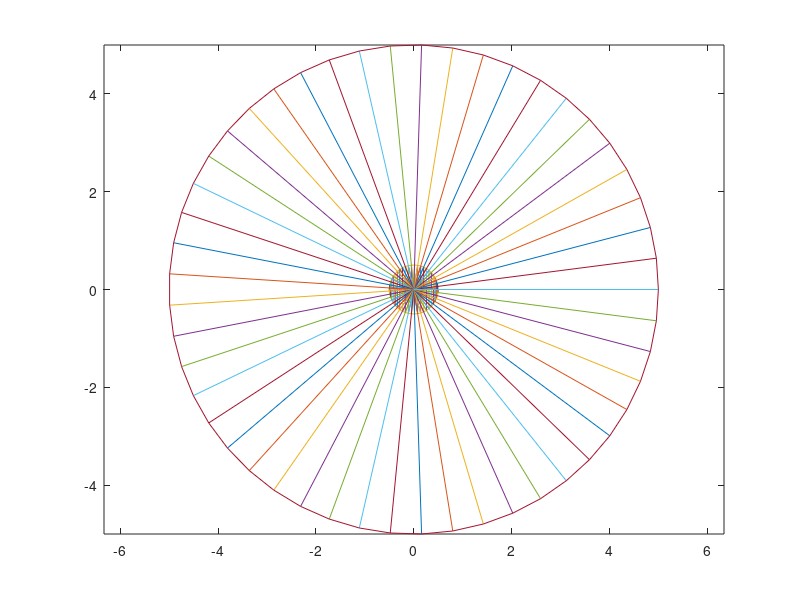
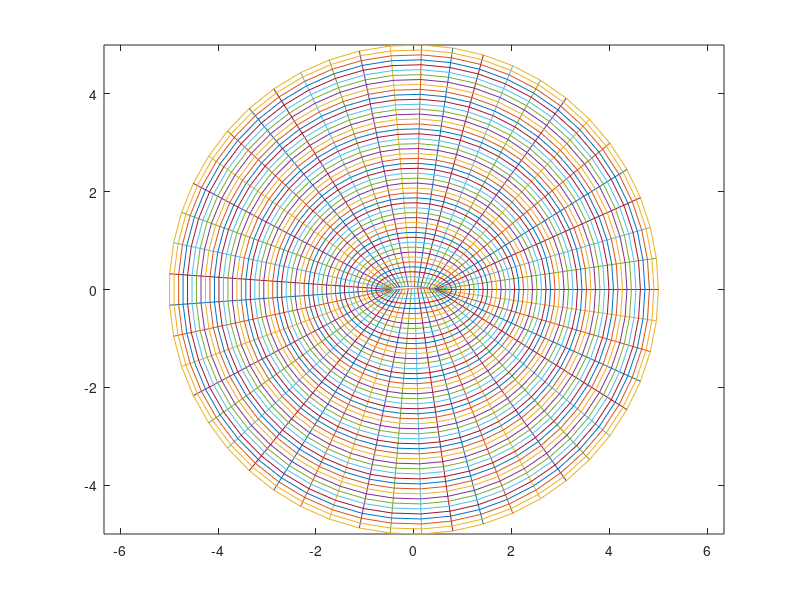

Reproduce these figures in MATLAB, in order.
% O grid of airfoil using transformations
% Project made by Ahmed Mohamed Hassan Abdulrahman

clc
clearvars
close all

%% Initialization (Inputs)

% The Free Stream Velocity

Vinf=100;

% Choose the maximum mesh size:

i_max=50; j_max=50;

% Enter the Joukowski Airfoil Parameters

c=1;            % Chord
C_max_c=0.04;     % Maximum Camber/Chord Percentage
t_max_c=0.05;     % Maximum Thickness/Chord Percentage
AoA=4*pi/180;          % Angle of Attack of flow Percentage

% Drawing Parameters

airfoil_points=500;     % Number of points on the airfoil; More points = Better accuracy
R=5*c;                  % Far field radius assumption

% The Transformation Parameters

eta1_max=1;     eta1_min=0;
eta2_max=1;     eta2_min=0;

%% Generating Airfoil Coordinates

% Joukowski airfoil parameters calculations

b=c/4;                  
r=2*b;                  % Radius of the circle
e=t_max_c/1.3;          
beta=2*C_max_c;
a=b*(1+e)/cos(beta);

% x coordinates of the points on the upper and lower surfaces of the airfoil:
x_airfoil_coord=linspace(-r,r,airfoil_points);

% y coordinates equation on the upper surface of the airfoil:
y_upper= @(x) 2*b*e*(1-x/2/b).*(sqrt(1-(x/2/b).^2))+2*b*beta*(1-(x/2/b).^2);
% y coordinates equation on the lower surface of the airfoil:
y_lower= @(x) 2*b*e*(1-x/2/b).*(-sqrt(1-(x/2/b).^2))+2*b*beta*(1-(x/2/b).^2);

airfoil_plot=plot(x_airfoil_coord,y_upper(x_airfoil_coord),x_airfoil_coord,y_lower(x_airfoil_coord));
hold on

%% Generating Circle around airfoil

 % We must divide the circumference of the circle by the number of
 % solving points (in i)
Delta_theta=2*pi/(i_max-1);
 % to plot a circle we need points in x and y, this can be
 % achieved by using x=r*cos(theta) and y=r*sin(theta)

x_circle_plot=zeros(1,i_max);
y_circle_plot=zeros(1,i_max);

for i=1:i_max
    x_circle_plot(i)=r*cos(Delta_theta*(i-1));  % x coordinates of circle
    y_circle_plot(i)=r*sin(Delta_theta*(i-1));  % y coordinates of circle
end

 % Plotting the plain circle
plot(x_circle_plot,y_circle_plot)

hold on

%% Plotting i_max lines from the center to the circle of the airfoil

for i=1:i_max
    plot([0 x_circle_plot(i)],[0 y_circle_plot(i)])
end
hold on
axis equal

%% Projecting the intersection points

airfoil_proj=zeros(1,i_max);

for i=1:i_max
    if i<=i_max/2
        airfoil_proj(i)=y_upper(r*cos(Delta_theta*(i-1)));  % Projected coordinate
        plot([x_circle_plot(i) x_circle_plot(i)],[y_circle_plot(i) airfoil_proj(i)])
    elseif i>=i_max/2
        airfoil_proj(i)=y_lower(r*cos(Delta_theta*(i-1)));  % Projected coordinate
        plot([x_circle_plot(i) x_circle_plot(i)],[y_circle_plot(i) airfoil_proj(i)])
    end
end

%% Plotting Far field and its lines

x_circleR_plot=zeros(1,i_max);
y_circleR_plot=zeros(1,i_max);

for i=1:i_max
    x_circleR_plot(i)=R*cos(Delta_theta*(i-1));  % x coordinates of farfield circle
    y_circleR_plot(i)=R*sin(Delta_theta*(i-1));  % y coordinates of farfield circle

    plot([0 x_circleR_plot(i)],[0 y_circleR_plot(i)])
end

 % Plotting the far field circle
plot(x_circleR_plot,y_circleR_plot)

%% Discretizing the Domain

% Discretizing the domain in delta x and delta y
Delta_x=(x_circleR_plot-x_circle_plot)/(j_max-1);   % The discretized change in the x direction
Delta_y=(y_circleR_plot-airfoil_proj)/(j_max-1);    % The discretized change in the y direction

%% Plotting the whole discretized domain

figure(2)
plot(x_airfoil_coord,y_upper(x_airfoil_coord),x_airfoil_coord,y_lower(x_airfoil_coord))
hold on
axis equal

plot(x_circleR_plot,y_circleR_plot)
for i=1:i_max
    plot([x_circle_plot(i) x_circleR_plot(i)],[airfoil_proj(i) y_circleR_plot(i)])
end

% initialiazing variables used in plotting
x_coords=zeros(j_max,i_max);
y_coords=zeros(j_max,i_max);

% Setting the coordinates of the airfoil and the farfield into the
% variables

x_coords(1,:)=x_circle_plot;
y_coords(1,:)=airfoil_proj;
x_coords(j_max,:)=x_circleR_plot;
y_coords(j_max,:)=y_circleR_plot;

% plotting the lines

for j=2:j_max-1
    for i=1:i_max
        x_coords(j,i)=x_circle_plot(i)+Delta_x(i)*(j-1);
        y_coords(j,i)=airfoil_proj(i)+Delta_y(i)*(j-1);
    end
    plot(x_coords(j,:),y_coords(j,:))
end

%% Transforming into the computational domain

Delta_eta1=(eta1_max-eta1_min)/(i_max-1);
Delta_eta2=(eta2_max-eta2_min)/(j_max-1);

% initializing the eta domain

eta1_coords=zeros(j_max,i_max);
eta2_coords=zeros(j_max,i_max);

% Getting the eta1 and eta2 coordinates

for j=1:j_max
    for i=1:i_max
        eta1_coords(j,i)=Delta_eta1*(i-1);
        eta2_coords(j,i)=Delta_eta2*(j-1);
    end
end

% Calculating computational domain derivatives

% Initialization
x_eta1=zeros(j_max,i_max); y_eta1=zeros(j_max,i_max);
x_eta2=zeros(j_max,i_max); y_eta2=zeros(j_max,i_max);

x_eta1(:,1)=(-1*x_coords(:,i_max-1)+x_coords(:,2))./(2*Delta_eta1);
x_eta2(1,:)=(-3*x_coords(1,:)+4*x_coords(2,:)-x_coords(3,:))./(2*Delta_eta2);
y_eta1(:,1)=(-1*y_coords(:,i_max-1)+y_coords(:,2))./(2*Delta_eta1);
y_eta2(1,:)=(-3*y_coords(1,:)+4*y_coords(2,:)-y_coords(3,:))./(2*Delta_eta2);

x_eta1(:,i_max)=(-1*x_coords(:,i_max-1)+x_coords(:,2))./(2*Delta_eta1);
x_eta2(j_max,:)=(3*x_coords(j_max,:)-4*x_coords(j_max-1,:)+x_coords(j_max-2,:))./(2*Delta_eta2);
y_eta1(:,i_max)=(-1*y_coords(:,i_max-1)+y_coords(:,2))./(2*Delta_eta1);
y_eta2(j_max,:)=(3*y_coords(j_max,:)-4*y_coords(j_max-1,:)+y_coords(j_max-2,:))./(2*Delta_eta2);

for i=2:i_max-1
    x_eta1(:,i)=(-1*x_coords(:,i-1)+x_coords(:,i+1))/(2*Delta_eta1);
    y_eta1(:,i)=(-1*y_coords(:,i-1)+y_coords(:,i+1))/(2*Delta_eta1);
end

for j=2:j_max-1
    x_eta2(j,:)=(-1*x_coords(j-1,:)+x_coords(j+1,:))/(2*Delta_eta2);
    y_eta2(j,:)=(-1*y_coords(j-1,:)+y_coords(j+1,:))/(2*Delta_eta2);
end

J=x_eta1.*y_eta2-x_eta2.*y_eta1;
c11=(x_eta2.^2+y_eta2.^2)./J;
c12=-1*(x_eta1.*x_eta2+y_eta1.*y_eta2)./J;
c22=(x_eta1.^2+y_eta1.^1)./J;


%% Calculating Boundary Conditions

% at j=jmax, psi=0
% Calculting velocity components at the farfield

uinf=Vinf*cos(AoA);
vinf=Vinf*cos(AoA);

% Calculating delta psi at the farfield

Delta_psi=uinf*Delta_y-vinf*Delta_x;

%% hihi










